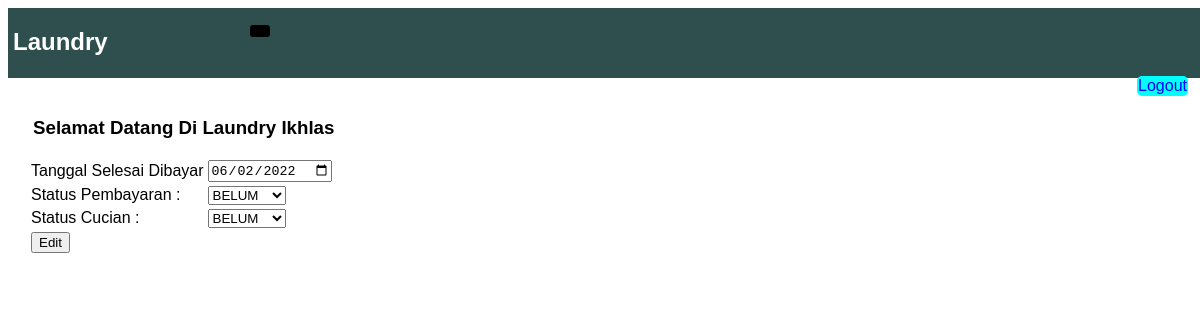
/edittransaksi.php?id_transaksi=1, run on the app's committed database.
### tables this page shows
CREATE TABLE `tb_transaksi` (
  `id_transaksi` int(11) NOT NULL,
  `id_pakaian` int(11) NOT NULL,
  `id_pelanggan` int(11) NOT NULL,
  `tgl_masuk_transaksi` date NOT NULL,
  `berat_transaksi` double NOT NULL,
  `tgl_selesai_transaksi` date NOT NULL,
  `status_transaksi` varchar(50) NOT NULL,
  `status_cucian` varchar(50) NOT NULL
);

### edittransaksi.php (the view, shortened to what this page needs)
<?php
 include("koneksi.php");
?>
<!DOCTYPE html>
<html>
<head>
 <link rel="stylesheet" type="text/css" href="style.css">
</head>
<body>
<div class="header">
<h2>Laundry</h2>
<a href="index.php" class="tombol">Logout</a>
<h4 >Salama' To Pole</h4>
</div>
<label for="cek">
<i class="fas fa-arrow-right" id="btn"></i>
</label>
<section>
<div class="conten">
<h3>Selamat Datang Di Laundry Ikhlas</h3>
<table>
<?php
  $no=$_GET['id_transaksi'];
  $query="SELECT * FROM tb_transaksi WHERE id_transaksi='".$no."'";
  $result=mysqli_query($koneksi,$query);
  if (mysqli_num_rows($result) > 0){
	$data = mysqli_fetch_assoc($result);
}
?>
 <form method="POST">
  <tr>
   <td>Tanggal Selesai Dibayar</td>
   <td><input  name="tgl_selesai_transaksi" type="date" size="30" value="<?php echo $data['tgl_selesai_transaksi']; ?>">
  </td>
  </tr>
  <tr>
  <td>Status Pembayaran : </td>
<td>
<select name="status_transaksi" type="text" value="<?php echo $data['status_transaksi']; ?>">
  <option value="Belum">BELUM</option>
</select></td>
  </tr>
  <tr>
  <td>Status Cucian : </td>
<td>
<select name="status_cucian" type="text" value="<?php echo $data['status_cucian']; ?>">
  <option value="Belum">BELUM</option>
</select></td>
  </tr>
  <tr>
   <td colspan="2"><input type="submit" name="edit" value="Edit"></td>
  </tr>
 </form>
</table>
</div>
</section>
</body>
</html>

### style.css (style rules this page uses)
.header { position: fixed; width: 100%; background-color: #2F4F4F; color: white; height: 70px; }
.header .tombol { float: right; right: 30px; bottom: 7px; background-color: #00FFFF ; display: flex; padding: 1px; margin-right: 20px; border-radius: 5px; color: blue; text-decoration: none; }
.header h1,h2,h3,h4 { padding-left: 5px; }
body { font-family: sans-serif; }
* { margin: 5; padding: 5; list-style: none; text-decoration: none; }
label #btn, label #close { position: fixed; cursor: pointer; background-color: black; border-radius: 3px; }
label #btn { left: 250px; top: 25px; font-size: 20px; color: white; padding: 6px 10px; transition: all .0s; }
section { padding-top: 70px; background-position: center; background-size: cover; height: 100vh; transition: all .5s; }
.conten { padding: 20px; }

### data on the page
tb_transaksi: tgl_selesai_transaksi "06/02/2022", status_transaksi "BELUM", status_cucian "BELUM"
